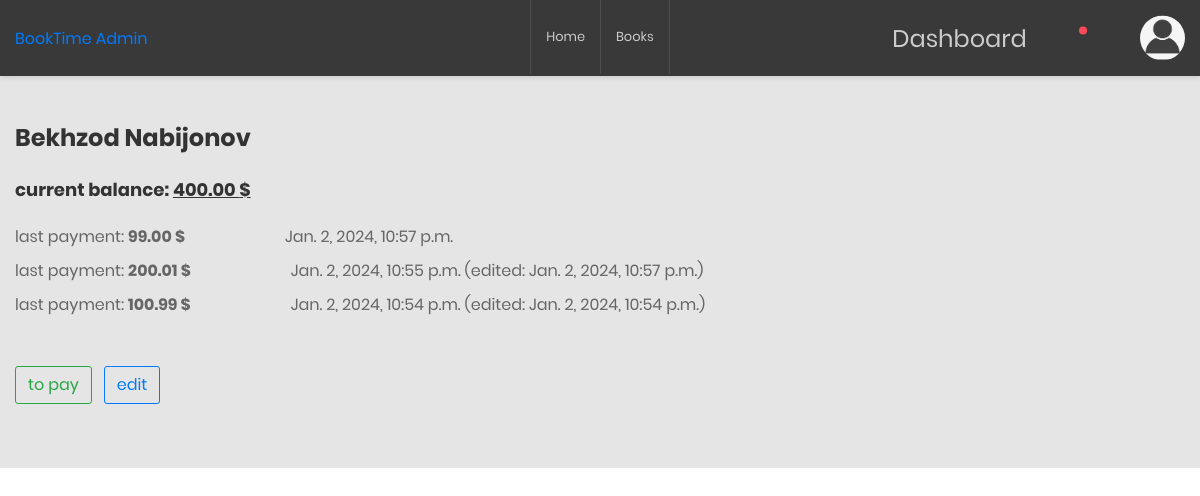
/dashboard/11/payment/ (signed in), run on an earlier commit of the app's database.
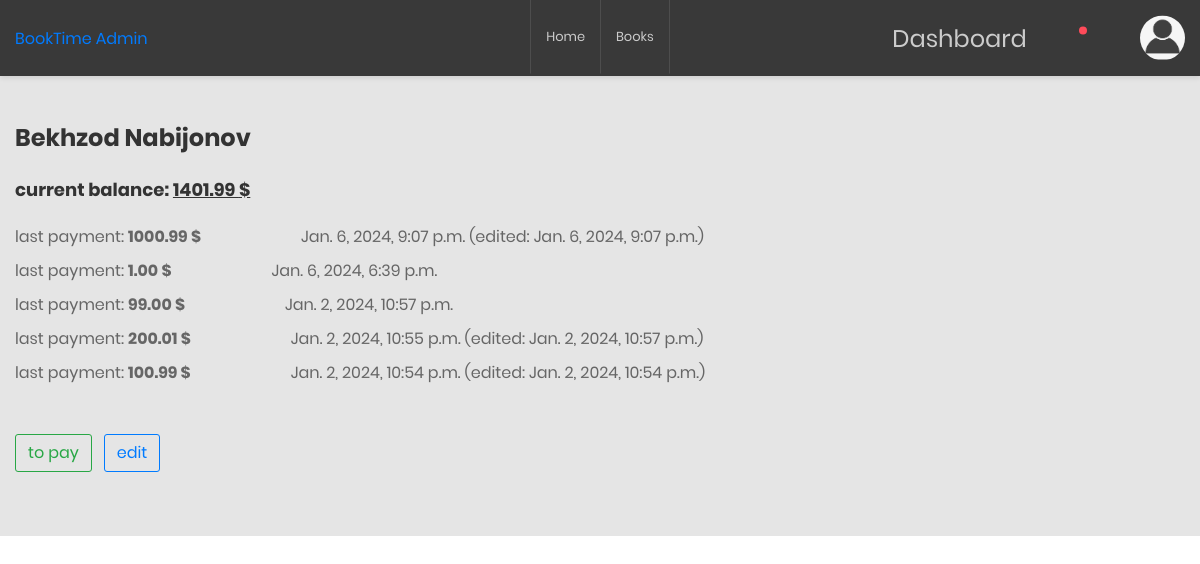
And on a later commit of the database.
### readers/models.py (models this page shows, shortened)
class Readers(AbstractUser):
    class Status(models.TextChoices):
        New = "New", "New"
        Active = "Active", "Active"
    picture = models.ImageField(default='profile_pictures/anonim_user.png', upload_to='profile_pictures/')
    address = models.CharField(max_length=300, blank=True, default="")
    phone = models.CharField(max_length=13)
    balance = models.DecimalField(max_digits=8, decimal_places=2, blank=True, default=0)
    status = models.CharField(max_length=6,
                              choices=Status.choices,
                              default=Status.New
                              )
    class Meta:
        verbose_name = 'Reader'
        verbose_name_plural = 'Readers'

class Payment(models.Model):
    reader = models.ForeignKey(Readers, related_name='payment_reader', on_delete=models.CASCADE)
    payment_amount = models.DecimalField(max_digits=8, decimal_places=2)
    payment_date = models.DateTimeField(auto_now_add=True)
    payment_update_date = models.DateTimeField(auto_now=True)
    payment_edited = models.BooleanField(default=False)
    payee = models.ForeignKey(Readers, related_name='payment_payee', on_delete=models.CASCADE)

### dashboard/views.py (the view)
# urls.py: path('<int:reader_id>/payment/', PaymentView.as_view(), name="payment"),
class PaymentView(SuperuserRequiredMixin, View):
    def get(self, request, reader_id):
        reader = Readers.objects.get(id=reader_id)
        last_payments = reader.payment_reader.all().order_by('-payment_date')
        context = {'reader': reader, 'last_payments': last_payments}
        return render(request, 'dashboard/payments.html', context)

### dashboard/views.py (called while the page is built)
    def test_func(self):
        return self.request.user.is_superuser

### templates/dashboard/payments.html (shortened to what this page needs)
{% extends 'base.html' %}
{% load crispy_forms_tags %}
{% block content %}
<h3>{{ reader.first_name }} {{ reader.last_name }}</h3>
<br>
<div class="mb-4">
<h4>current balance: <u> {{ reader.balance }} $</u></h4>
</div>
    {% if reader.payment_reader.exists %}
        {% for payment in last_payments %}
            <p class="my-2">last payment:  <b class="me-5">{{ payment.payment_amount }} $</b>
                <span class="ms-5"> {{ payment.payment_date }}</span>
                {% if payment.payment_edited %}<span>(edited: {{ payment.payment_update_date }})</span>{% endif %}
            </p>
        {% endfor %}
    {% endif %}
<div class="mt-5">
    <a class="btn btn-outline-success me-2" href="{% url 'dashboard:to_pay' reader.id %}">to pay</a>
    <a class="btn btn-outline-primary" href="{% url 'dashboard:edit_pay' reader.id %}">edit</a>
</div>
{% endblock %}

What changed in the data, as far as the page shows it:
changed Readers "Bekhzod": balance "400.00" → "1401.99"
added Payment: payment_amount "1000.99", payment_date "Jan. 6, 2024, 9:07 p.m.", payment_update_date "Jan. 6, 2024, 9:07 p.m."
added Payment: payment_amount "1.00", payment_date "Jan. 6, 2024, 6:39 p.m."
